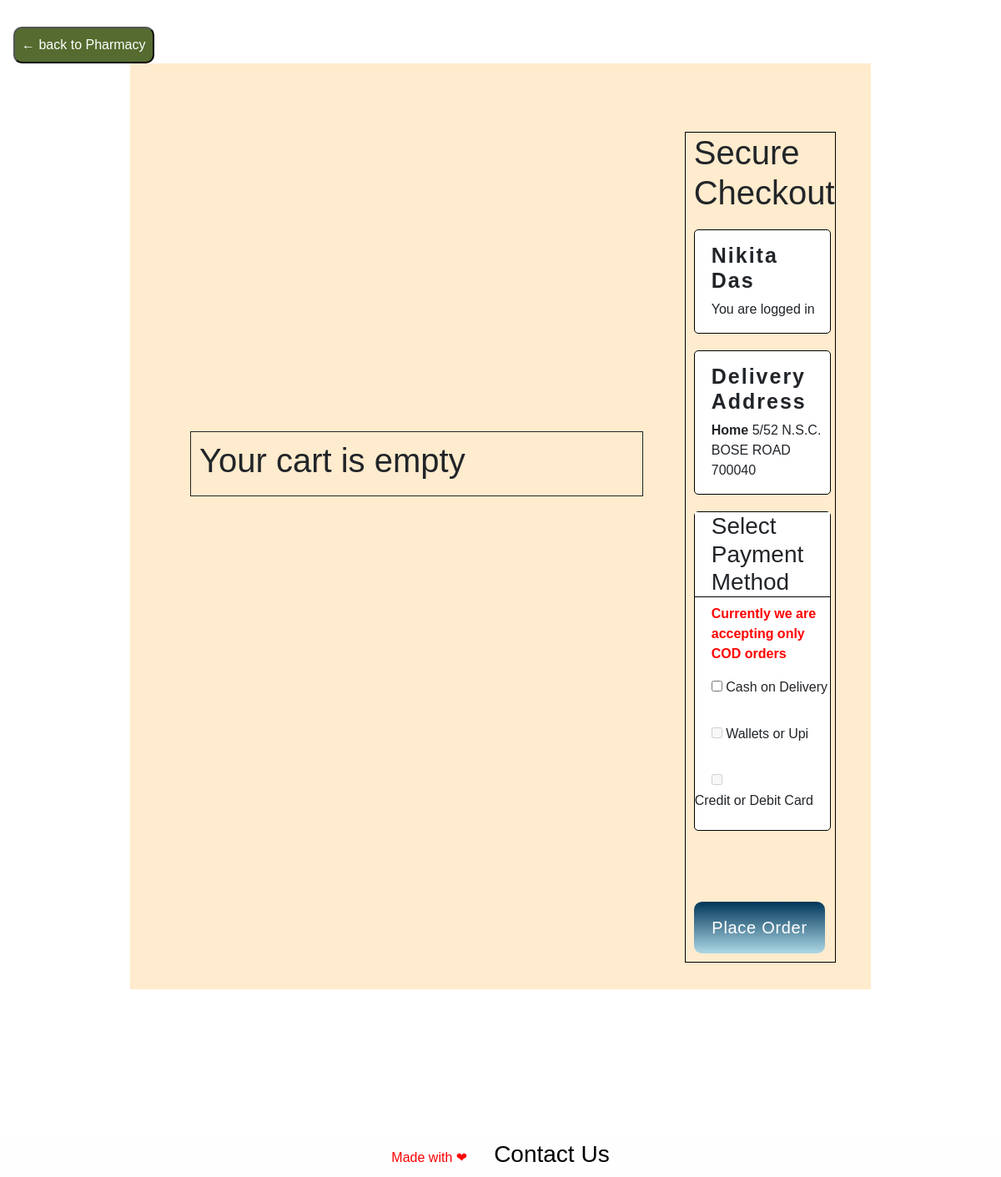
Page /main/1/cart on the committed database.
### doormed/models.py (models this page shows, shortened)
class Register_user(db.Model, UserMixin):
    id = db.Column(db.Integer, primary_key=True)
    name = db.Column(db.String(80), unique=False, nullable=False)
    email = db.Column(db.String(120), unique=True, nullable=False)
    address = db.Column(db.String(120),  nullable=False)
    city = db.Column(db.String(80), unique=False, nullable=False)
    pincode = db.Column(db.String(10), unique=False, nullable=False)
    number = db.Column(db.String(80), unique=True, nullable=False)
    password = db.Column(db.String(120), unique=False, nullable=False)
    cartitems1 = db.relationship('CartItem', backref='Customer')

### doormed/cart/routes.py (the view, shortened to what this page needs)
@app.route('/main/<int:id>/cart')
def cart(id):
    items = []
    cart1 = []
    user = Register_user.query.filter_by(id=id).first()
    carts = CartItem.query.filter_by(customer_id=id).all()
    return render_template("carts/cart.html",user=user,carts=carts,items=zip(items,cart1))

### doormed/templates/carts/cart.html (shortened to what this page needs)
{% extends 'base.html' %}
{% block header %}
    <link rel="stylesheet" href="{{url_for('static', filename = 'css/cart.css')}}">
{% endblock %}
{% block content %}
    <div class="top">
        <input action="action" onclick="window.history.go(-1); return false;" type="submit" value="&larr; back to Pharmacy" style="background: darkolivegreen;
        color: white;
        padding: 0.5rem;
        border-radius: 10px;
        margin-left: 1rem;
        margin-top: 2rem;">
    </div>
    <div class="whole">
            <div class="cart">
                {% if shop %}
                <div class="order">
                    <h3>Order from </h3>
                    <h5>{{shop.shop_name}}</h5>
                    <p>{{shop.address}}</p>
                    <p>{{shop.city}}</p>
                </div>
                <table  class="table table-sm table-condensed table-striped table-hover ">
                   <thead>
                    <tr>
                        <th>S No</th>
                        <th>Product Name</th>
                        <th>Price</th>
                        <th>Quantity</th>
                        <th>Subtotal</th>
                        <th>Delete</th>
                    </tr>
                    </thead>
                    <tbody>
                    {% set ns = namespace(sub=0) %}
                    {% for item,ch in items %}
                    <tr>
                        <td>{{loop.index}}</td>
                        <td>
                            <div class="cart-info">
                                <p>{{item.name}}</p>
                            </div>
                        </td>
                        <td>{{item.price}}</td>
                        <td style="padding-left: 1.5rem;">{{ch.quantity}}</td>
                        <td>{{item.price * ch.quantity}}</td>
       {% set ns.sub = ns.sub + (item.price * ch.quantity)%}
                        ]<td><button type="button" class="btn btn-sm btn-danger" data-bs-toggle="modal" data-bs-target="#exampleModal-{{ item.id }}">
                            Delete
                          </button></td>
                    </tr>
<div class="modal fade" id="exampleModal-{{ item.id }}" tabindex="-1" aria-labelledby="exampleModalLabel" aria-hidden="true">
    <div class="modal-dialog">
      <div class="modal-content">
        <div class="modal-header">
          <h5 class="modal-title" id="exampleModalLabel">{{ item.name }}</h5>
          <button type="button" class="btn-close" data-bs-dismiss="modal" aria-label="Close"></button>
        </div>
        <div class="modal-body">
          <span class="text-danger">Are you sure? You want to delete product!</span>
        </div>
        <div class="modal-footer">
          <button type="button" class="btn btn-sm btn-warning" data-bs-dismiss="modal">Cancel</button>
          <form action="{{url_for('deleteitem', id2 = ch.id, id = user.id)}}" method="POST">
            <button type="submit" class="btn btn-sm btn-danger">Delete</button>
          </form>
      </div>
    </div>
  </div>
  </div>
                    {% endfor %}
                </tbody>
                </table>
                <div class="total">
                    <table>
                        <tr>
                            <td>Total</td>
                            <td>{{ns.sub}}</td>
                        </tr>
                    </table>
                </div>
            {% else %}
            <h1>Your cart is empty</h1>
            {% endif %}
            </div>
            <div class="checkout">
                <h1>Secure Checkout</h1>
                <div class="box">
                    <h4>{{user.name}}</h4>
                    <p>You are logged in</p>
                </div>
                <div class="box">
                    <h4>Delivery Address</h4>
                    <p><b>Home</b> {{user.address}} {{user.pincode}}</p>
                </div>
                <div class="box box-2 ">
                    <h3>Select Payment Method</h3>
                    <p>Currently we are accepting only COD orders</p>
                    <input type="checkbox" id="COD" name="COD" value="COD" />
                    <label>Cash on Delivery</label><br><br>
                    <input type="checkbox" disabled id="COD" name="COD" value="COD" />
                    <label>Wallets or Upi</label><br><br>
                    <input type="checkbox" disabled id="COD" name="COD" value="COD" />
                    <label>Credit or Debit Card</label>
                </div>
                <button id="order">Place Order</button>
            </div>
            </div>
            <footer style="background-color: rgb(255, 254, 254); color: rgb(252, 0, 0); padding: 0.1rem; display: flex; flex-direction: row; align-items: center; justify-content: center;">Made with &#x2764
                <h3><a href="/contact" style="color: rgb(0, 0, 0); margin-left: 2rem;">Contact Us</a></h3>
                 </footer>
{% endblock %}

### doormed/templates/base.html (shortened to what this page needs)
<!DOCTYPE html>
<html lang="en">
<head>
    <link rel="stylesheet" href="https://stackpath.bootstrapcdn.com/bootstrap/4.5.2/css/bootstrap.min.css">
    <link rel="stylesheet" href="https://cdnjs.cloudflare.com/ajax/libs/font-awesome/5.15.3/css/all.min.css" />
    {% block header %}
    {% endblock %}
</head>
<body>
    {% block content %}
    {% endblock %}
</body>
</html>

### doormed/static/css/cart.css (style rules this page uses)
.cart { margin-left: 40px; margin-top: -150px; width: 70%; border: 1px solid; padding: 10px; height: fit-content; }
.top { display:flex; justify-content: space-between; }
.whole { display: flex; background-color: blanchedalmond; width: 74%; align-items: center; justify-content: center; margin: auto; padding: 2rem; margin-bottom: 180px; }
#COD { margin-left: 20px; }
#order { background-color: red; width: 96%; border-radius: 0.6rem; margin-top: 85px; height: 30px; font-size: 20px; color: white; margin-bottom: 10px; }
.checkout { border: 1px solid black; width: 22%; margin-top: 50px; margin-left: 50px; margin-right: 10px; padding-right: 5px; padding-left: 10px; }
.box { border: 1px solid black; border-radius: 5px; padding-left: 20px; margin-top: 20px; background-color: #fff; }
.box-2 { padding-left: 0px; padding-bottom: 15px; }
.box-2 p { margin-left: 20px; color: red; font-weight: 800; }
.box h4 { font-size: 25px; font-weight: 600; margin-top: 15px; }
.box-2 h3 { border-bottom: 1px solid black; background-color: #fff; padding-left: 20px; }
body { display: flex; min-height: 90vh; flex-direction: column; background: url("../images/black.jpg"); -webkit-background-size: cover; -moz-background-size: cover; -o-background-size: cover; background-size: cover; font-family: "Montserrat", "Raleway", sans-serif; }
button { width: 100px; margin: auto; color: white; font-size: 20px; padding: 1rem; border-radius: 10px; background: linear-gradient(to top, lightblue, rgb(0, 54, 90)); height: fit-content !important; outline: none; border: none; opacity: 1; letter-spacing: 0.7px; text-transform: capitalize !important; }
h4 { max-width: 80%; margin-top: 55px; font-size: 44px; font-weight: 400; letter-spacing: 2px; animation: animate3 ease 4s; animation-iteration-count: 1; animation-fill-mode: forwards; }

### rows in the picture
Register_user: name "Nikita Das", address "5/52 N.S.C. BOSE ROAD", pincode "700040"
